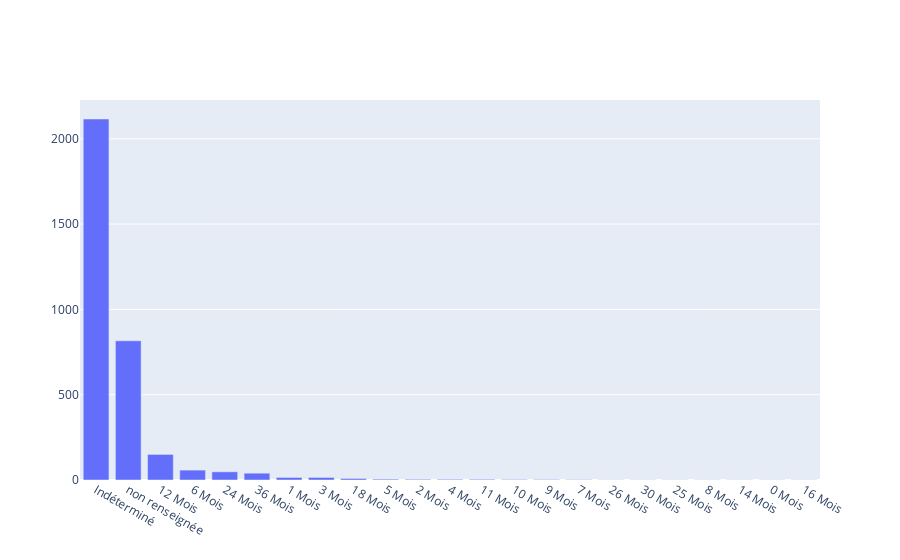

Write notebook code for a chart like this one.
### Code cell
# bar plot Total d'offre d'emploi par durée du poste
counts = df["contract_type_duration"].value_counts()

fig = go.Figure(data=[go.Bar(x=counts.index,
                             y=counts.values)])

fig.update_layout(legend=dict(x=0.7, y=0.9))

### Figure 1 — Plotly figure (JSON) as saved in the notebook; plotly's stock layout.template omitted (floating-point values rounded to 4 significant figures)
{"data": [{"type": "bar", "x": ["Indéterminé", "non renseignée", "12 Mois", "6 Mois", "24 Mois", "36 Mois", "1 Mois", "3 Mois", "18 Mois", "5 Mois", "2 Mois", "4 Mois", "11 Mois", "10 Mois", "9 Mois", "7 Mois", "26 Mois", "30 Mois", "25 Mois", "8 Mois", "14 Mois", "0 Mois", "16 Mois"], "y": [2116, 816, 150, 58, 48, 40, 15, 15, 9, 5, 4, 4, 4, 3, 3, 2, 1, 1, 1, 1, 1, 1, 1]}], "layout": {"autosize": true, "legend": {"x": 0.7, "y": 0.9}, "xaxis": {"autorange": true, "range": [-0.5, 22.5], "type": "category"}, "yaxis": {"autorange": true, "range": [0, 2227.0], "type": "linear"}}}
